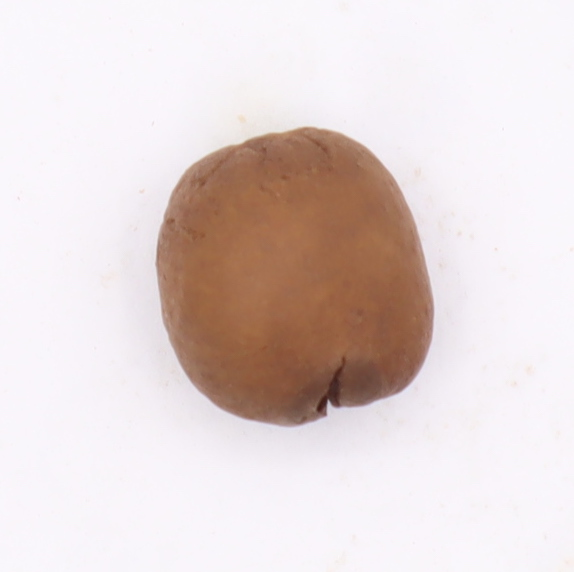
#> input picture data/raw/defect/dry/light/DryLight_defect_1_BS_2 (108).JPG, 574 x 572 px; the run also reads 1 picture not shown here
$ jupyter execute 01_data_exploration.ipynb
#> lines starting #> are read from the running program, lines starting #| are printed output that depends on the picture
# Data Exploration Script for Coffee Bean Defect Detection

Explores dataset structure, class distribution, and image characteristics

[cell 1]
import os
import sys
import numpy as np
import pandas as pd
import matplotlib.pyplot as plt
import seaborn as sns
from PIL import Image
from pathlib import Path
import cv2
from collections import defaultdict

[cell 2]
# Set project paths
PROJECT_ROOT = Path('/home/tony/research_project/iate_project')
DATA_DIR = PROJECT_ROOT / 'data' / 'raw'
RESULTS_DIR = PROJECT_ROOT / 'results'
FIGURES_DIR = RESULTS_DIR / 'figures'

[cell 3]
# Create directories if they don't exist
FIGURES_DIR.mkdir(parents=True, exist_ok=True)

[cell 4]
# Set plotting style
plt.style.use('seaborn-v0_8-darkgrid')
sns.set_palette("husl")

# 1. Dataset structure analysis

[cell 5]
dataset_structure = defaultdict(lambda: defaultdict(lambda: defaultdict(int)))
all_images = []
image_sizes = []
color_channels = []

for class_name in ['normal', 'defect']:
    class_path = DATA_DIR / class_name
    if not class_path.exists():
        print(f"Warning: {class_path} does not exist")
        continue

    for process_method in ['dry', 'honey', 'wet']:
        process_path = class_path / process_method
        if not process_path.exists():
            continue

        for roast_level in ['dark', 'medium', 'light']:
            roast_path = process_path / roast_level
            if not roast_path.exists():
                continue

            # Count images
            image_files = [p for p in roast_path.iterdir() if p.is_file() and p.suffix.lower() in {'.jpg', '.jpeg', '.png'}]

            count = len(image_files)
            dataset_structure[class_name][process_method][roast_level] = count

            # Sample image for size analysis
            if image_files and len(image_sizes) < 100:
                for img_file in image_files[:10]:
                    img = Image.open(img_file)
                    image_sizes.append(img.size)
                    color_channels.append(img.mode)
                    all_images.append({
                        'path': str(img_file),
                        'class': class_name,
                        'process': process_method,
                        'roast': roast_level,
                        'size': img.size
                    })

# Print dataset structure
for class_name in dataset_structure:
    print(f"\n{class_name}:")
    for process in dataset_structure[class_name]:
        for roast in dataset_structure[class_name][process]:
            count = dataset_structure[class_name][process][roast]
            print(f"  {process}/{roast}: {count} images")
#> this loop made 1 pass
#> class_name on pass 1: 'defect'
#| defect:
#|   dry/dark: 1 images
#|   dry/light: 1 images

# 2. Dataset Statistics

[cell 6]
total_normal = sum(
    dataset_structure['normal'][p][r]
    for p in dataset_structure['normal']
    for r in dataset_structure['normal'][p]
)
total_defect = sum(
    dataset_structure['defect'][p][r]
    for p in dataset_structure['defect']
    for r in dataset_structure['defect'][p]
)
total_images = total_normal + total_defect

print(f"Total Normal beans: {total_normal} ({total_normal/total_images*100:.1f}%)")
print(f"Total Defect beans: {total_defect} ({total_defect/total_images*100:.1f}%)")
print(f"Total images: {total_images}")
print(f"Class ratio (Normal:Defect): {total_normal/total_defect:.2f}:1")

[cell 7]
# Image size analysis
if image_sizes:
    widths, heights = zip(*image_sizes)
    print(f"\nImage dimensions:")
    print(f"  Width range: {min(widths)} - {max(widths)} pixels")
    print(f"  Height range: {min(heights)} - {max(heights)} pixels")
    print(f"  Most common size: {max(set(image_sizes), key=image_sizes.count)}")
    print(f"  Color modes: {set(color_channels)}")

# 3. Creating visualizations

[cell 8]
# Figure 1: Class distribution pie chart
fig, axes = plt.subplots(2, 3, figsize=(15, 10))
fig.suptitle('Coffee Bean Dataset Distribution Analysis', fontsize=16, fontweight='bold')

# Overall class distribution
ax = axes[0, 0]
sizes = [total_normal, total_defect]
labels = ['Normal', 'Defect']
colors = ['#2ecc71', '#e74c3c']
ax.pie(sizes, labels=labels, colors=colors, autopct='%1.1f%%', startangle=90)
ax.set_title('Overall Class Distribution')

# Distribution by processing method
ax = axes[0, 1]
process_counts = defaultdict(lambda: defaultdict(int))
for class_name in dataset_structure:
    for process in dataset_structure[class_name]:
        for roast in dataset_structure[class_name][process]:
            process_counts[process][class_name] += dataset_structure[class_name][process][roast]

process_df = pd.DataFrame(process_counts).T
process_df.plot(kind='bar', ax=ax, color=['#2ecc71', '#e74c3c'])
ax.set_title('Distribution by Processing Method')
ax.set_xlabel('Processing Method')
ax.set_ylabel('Number of Images')
ax.legend(title='Class')
ax.set_xticklabels(ax.get_xticklabels(), rotation=0)

# Distribution by roast level
ax = axes[0, 2]
roast_counts = defaultdict(lambda: defaultdict(int))
for class_name in dataset_structure:
    for process in dataset_structure[class_name]:
        for roast in dataset_structure[class_name][process]:
            roast_counts[roast][class_name] += dataset_structure[class_name][process][roast]

roast_df = pd.DataFrame(roast_counts).T
roast_df.plot(kind='bar', ax=ax, color=['#2ecc71', '#e74c3c'])
ax.set_title('Distribution by Roast Level')
ax.set_xlabel('Roast Level')
ax.set_ylabel('Number of Images')
ax.legend(title='Class')
ax.set_xticklabels(ax.get_xticklabels(), rotation=0)

# Heatmap of distribution
ax = axes[1, 0]
heatmap_data = []
labels_y = []
for class_name in ['normal', 'defect']:
    for process in ['dry', 'honey', 'wet']:
        row = []
        for roast in ['dark', 'medium', 'light']:
            count = dataset_structure.get(class_name, {}).get(process, {}).get(roast, 0)
            row.append(count)
        heatmap_data.append(row)
        labels_y.append(f"{class_name.title()}-{process.title()}")

sns.heatmap(heatmap_data, annot=True, fmt='d', ax=ax,
            xticklabels=['Dark', 'Medium', 'Light'],
            yticklabels=labels_y, cmap='YlOrRd')
ax.set_title('Image Count Heatmap')
ax.set_xlabel('Roast Level')

# Sample images display
axes[1, 1].axis('off')
axes[1, 2].axis('off')

# Add summary text
summary_text = f"""
Dataset Summary:
• Total Images: {total_images:,}
• Class Balance: {total_normal/total_images*100:.1f}% Normal, {total_defect/total_images*100:.1f}% Defect
• Processing Methods: Dry, Honey, Wet
• Roast Levels: Dark, Medium, Light
• Recommended Split: 70% Train, 15% Val, 15% Test
• Train: ~{int(total_images*0.7):,} images
• Val/Test: ~{int(total_images*0.15):,} images each
"""
axes[1, 1].text(0.1, 0.5, summary_text, fontsize=11, verticalalignment='center',
                bbox=dict(boxstyle='round', facecolor='wheat', alpha=0.5))
axes[1, 1].set_title('Dataset Summary', fontweight='bold')

plt.tight_layout()
plt.savefig(FIGURES_DIR / 'dataset_exploration.png', dpi=300, bbox_inches='tight')
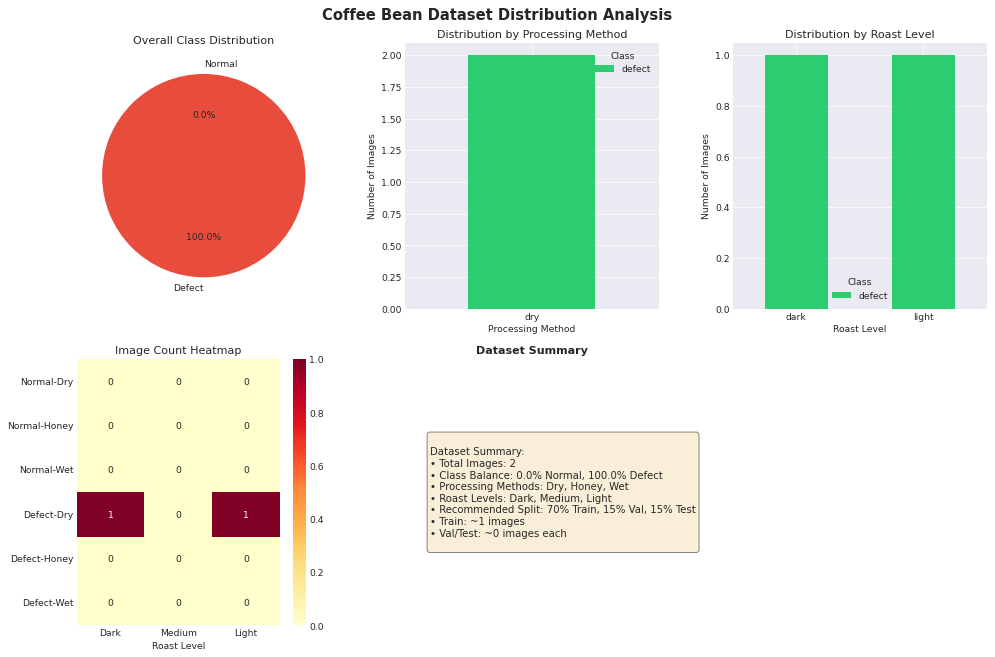
#> figure drawn by matplotlib, 5 panels
print("Saved: dataset_exploration.png")

# 4. SAMPLING IMAGES FOR VISUALIZATION

[cell 9]
# Figure 2: Sample images visualization

fig, axes = plt.subplots(4, 6, figsize=(18, 12))
fig.suptitle('Sample Coffee Bean Images', fontsize=16, fontweight='bold')

sample_count = 0
for i, class_name in enumerate(['Normal', 'Defect']):
    for j, process in enumerate(['Dry', 'Honey', 'Wet']):
        for roast in ['Dark', 'Medium', 'Light']:
            if sample_count >= 24:
                break

            row = sample_count // 6
            col = sample_count % 6
            ax = axes[row, col]

            # Find sample image
            img_path = DATA_DIR / class_name.lower() / process.lower() / roast.lower()
            if img_path.exists():
                img_files = [p for p in img_path.iterdir() if p.is_file() and p.suffix.lower() in {'.jpg', '.jpeg', '.png'}][:1]

                if img_files:
                    img = Image.open(img_files[0])
                    img_resized = img.resize((224, 224))
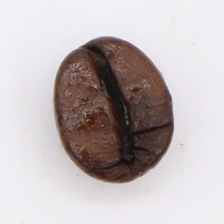
#> img_resized: PIL image 224x224 RGB; mean R, G, B 194.3, 185.5, 186.3
                    ax.imshow(img_resized)
                    ax.set_title(f"{class_name}\n{process}-{roast}", fontsize=9)
                    ax.axis('off')
                    sample_count += 1

# Remove empty subplots
for idx in range(sample_count, 24):
    row = idx // 6
    col = idx % 6
    axes[row, col].axis('off')
#> this loop made 12 passes
#> (row, col) on passes 1 to 12: (2, 0), (2, 1), (2, 2), (2, 3), (2, 4), (2, 5), (3, 0), (3, 1), (3, 2), (3, 3), (3, 4), (3, 5)

plt.tight_layout()
plt.savefig(FIGURES_DIR / 'sample_images.png', dpi=300, bbox_inches='tight')
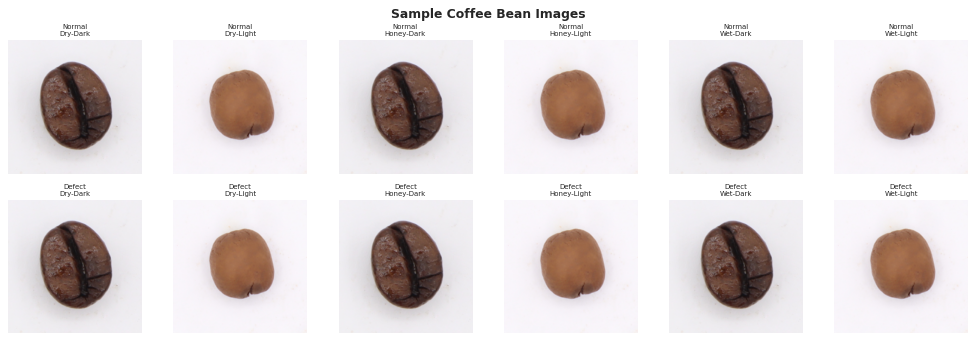
#> figure drawn by matplotlib, 12 panels
print("Saved: sample_images.png")

# 5. COLOR DISTRIBUTION ANALYSIS

[cell 10]
# Color distribution analysis
fig, axes = plt.subplots(2, 3, figsize=(15, 10))
fig.suptitle('Color Distribution Analysis', fontsize=16, fontweight='bold')

for idx, (class_name, roast_level) in enumerate([('Normal', 'Light'), ('Normal', 'Dark'),
                                                  ('Defect', 'Light'), ('Defect', 'Dark')]):
    if idx >= 4:
        break
    row = idx // 2
    col = idx % 2

    # Sample images for color analysis
    color_values = {'R': [], 'G': [], 'B': []}

    for process in ['Dry', 'Honey', 'Wet']:
        img_path = DATA_DIR / class_name.lower() / process.lower() / roast_level.lower()
        if img_path.exists():
            img_files = [p for p in img_path.iterdir() if p.is_file() and p.suffix.lower() in {'.jpg', '.jpeg', '.png'}][:10]

            for img_file in img_files:
                img = cv2.imread(str(img_file))
#> img is the input picture: shape (572, 574, 3); mean B, G, R 213.7, 215, 227.8
                img = cv2.cvtColor(img, cv2.COLOR_BGR2RGB)
                color_values['R'].extend(img[:,:,0].flatten())
                color_values['G'].extend(img[:,:,1].flatten())
                color_values['B'].extend(img[:,:,2].flatten())

    if color_values['R']:
        ax = axes[row, col]
        ax.hist([color_values['R'][:10000], color_values['G'][:10000], color_values['B'][:10000]],
                bins=50, alpha=0.7, label=['Red', 'Green', 'Blue'], color=['red', 'green', 'blue'])
        ax.set_title(f'{class_name} - {roast_level} Roast')
        ax.set_xlabel('Pixel Value')
        ax.set_ylabel('Frequency')
        ax.legend()
        ax.grid(True, alpha=0.3)

# Statistical summary
ax = axes[1, 2]
ax.axis('off')
stats_text = """
Key Observations:
• Normal beans show more uniform color
• Defect beans have irregular patterns
• Dark roast reduces color variance
• Light roast preserves more detail
• RGB channels are correlated
• Texture features will be important
"""
ax.text(0.1, 0.5, stats_text, fontsize=11, verticalalignment='center',
        bbox=dict(boxstyle='round', facecolor='lightblue', alpha=0.5))

plt.tight_layout()
plt.savefig(FIGURES_DIR / 'color_analysis.png', dpi=300, bbox_inches='tight')
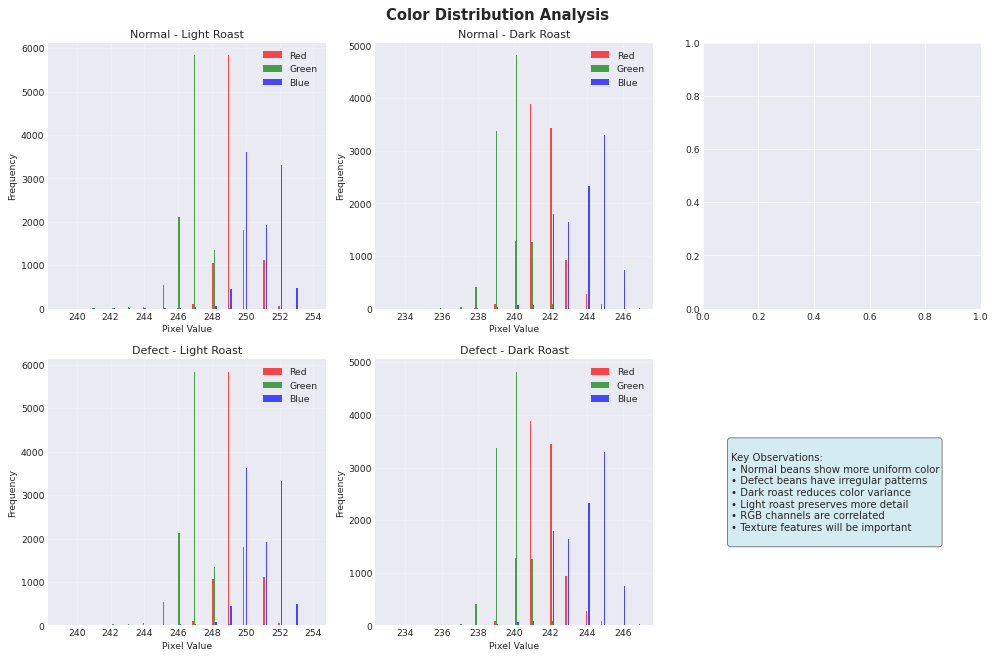
#> figure drawn by matplotlib, 4 panels; panel 1: tallest bar 5837 high, from x = 248.9 to 249; panel 1: tallest bar 5836 high, from x = 246.9 to 247; panel 1: tallest bar 3619 high, from x = 250 to 250.1; panel 2: tallest bar 3886 high, from x = 240.9 to 240.9
print("Saved: color_analysis.png")
